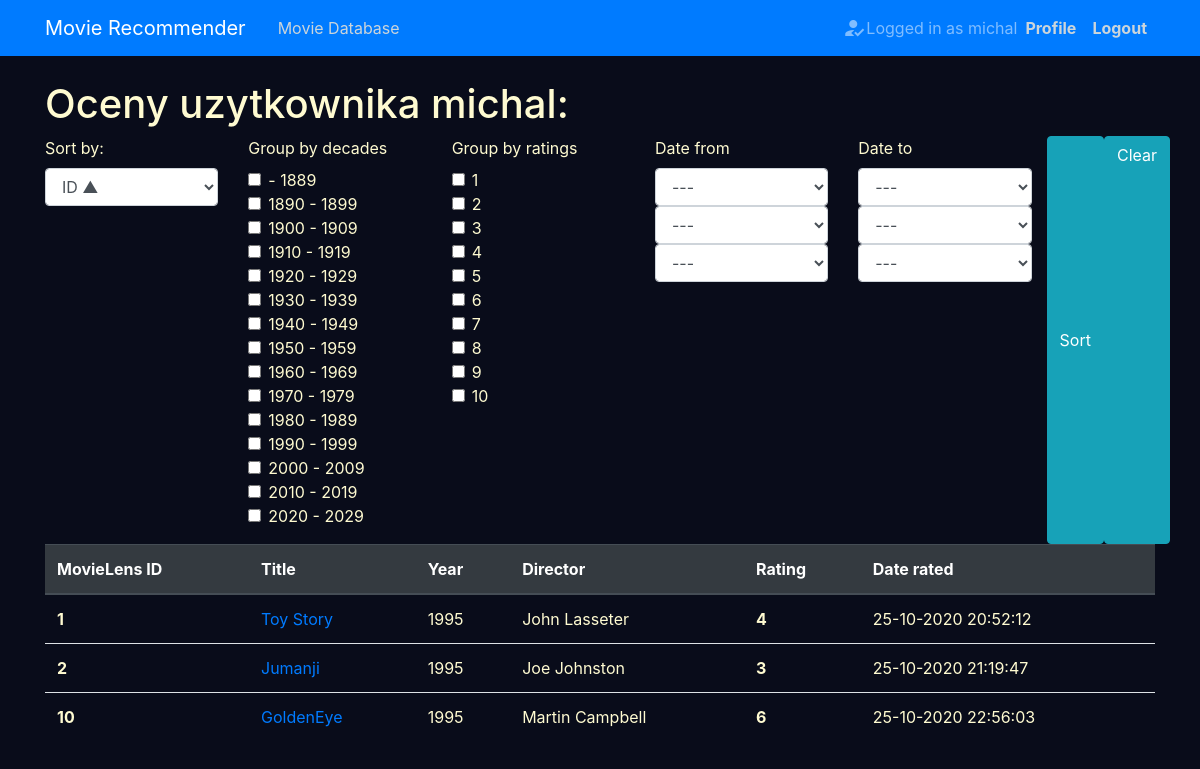
The page /profile/ (signed in) on the database as committed earlier.
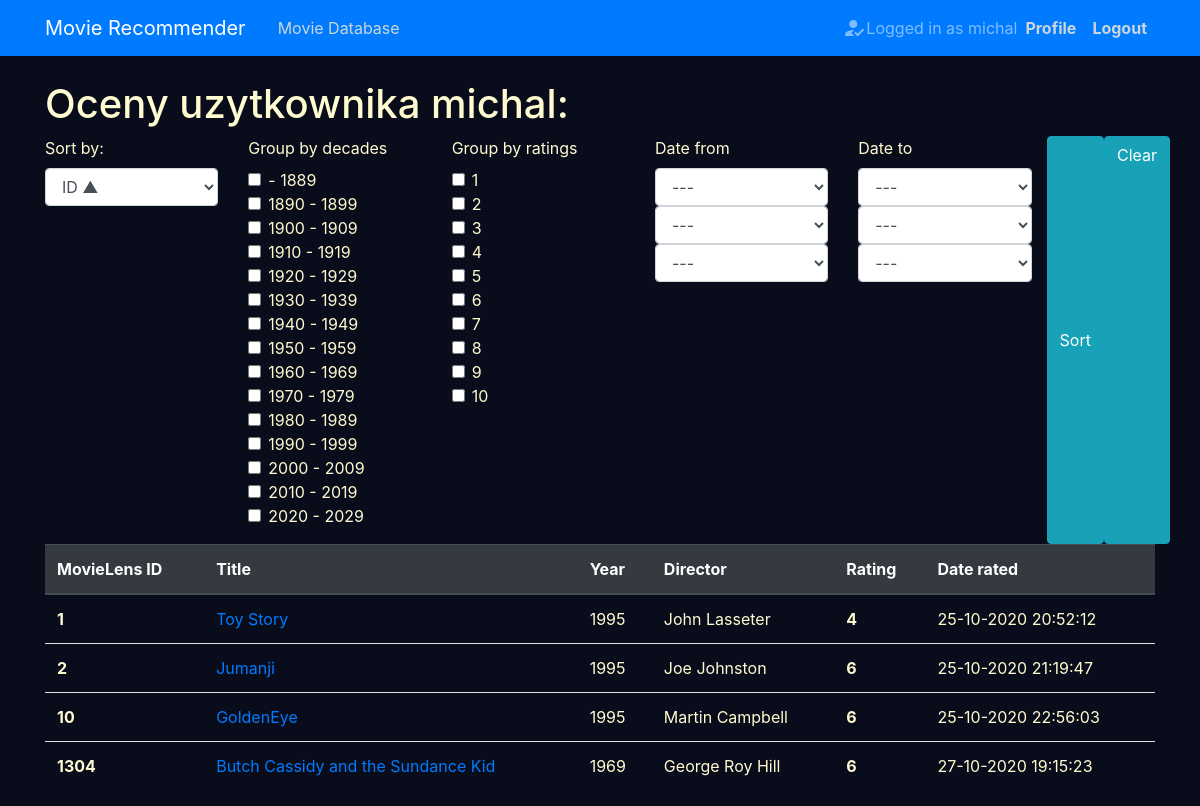
The same page on the database as committed later.
### recommender/models.py (models this page shows, shortened)
class Rating(models.Model):
    movie = models.ForeignKey(Movie, on_delete=models.CASCADE)
    who_rated = models.ForeignKey(User, on_delete=models.CASCADE)
    value = models.PositiveSmallIntegerField(validators=[MinValueValidator(1), MaxValueValidator(10)])
    date_rated = models.DateTimeField(default=timezone.now)
    class Meta:
        constraints = [models.UniqueConstraint(fields=['movie', 'who_rated'], name='No multiple ratings')]
    def __str__(self):
        return f'user_{self.who_rated.pk}_movie_{self.movie}_value_{self.value}'

class Movie(models.Model):
    movielens_id = models.IntegerField()
    imdb_id = models.IntegerField()
    tmdb_id = models.IntegerField()
    title = models.CharField(max_length=200)
    year_released = models.IntegerField()
    director = models.CharField(max_length=100)
    genres = models.ManyToManyField(Genre)
    actors = models.ManyToManyField(Actor)
    def __str__(self):
        return f'MovieLens_id_{self.movielens_id}_Movie_id_{self.id}_{self.title}'

### recommender/views.py (the view, shortened to what this page needs)
# urls.py: path('profile/', RatingListView.as_view(), name='profile'),
class RatingListView(LoginRequiredMixin, ListView):
    model = Movie
    template_name = 'recommender/profile.html'
    context_object_name = 'ratings'
    paginate_by = 7
    def get_queryset(self):
        print(f'\n{self.request}\n')
        queryset = self.request.user.rating_set.all()
        self.form = MovieRatingSortGroupForm(self.request.GET)
        if self.form.is_valid():
            decades_grouping = self.form.cleaned_data['group_by_decades']
            ratings_grouping = self.form.cleaned_data['group_by_ratings']
            if decades_grouping:
                queryset = self.group_by_decade(queryset, decades_grouping)
            if ratings_grouping:
                queryset = self.group_by_rating(queryset, ratings_grouping)
            date_from_grouping = self.form.cleaned_data['date_from']
            date_to_grouping = self.form.cleaned_data['date_to']
            if date_from_grouping:
                if date_to_grouping:
                    queryset = queryset.filter(date_rated__range=[date_from_grouping, date_to_grouping+timedelta(days=1)])
                else:
                    queryset = queryset.filter(date_rated__gte=date_from_grouping)
            elif date_to_grouping:
                queryset = queryset.filter(date_rated__lte=date_to_grouping+timedelta(days=1))
            self.extra_context = self.form.cleaned_data
        ordering = self.form.cleaned_data['sort_by']
        if ordering:
            if 'value' in ordering or 'date_rated' in ordering:
                return queryset.order_by(ordering)
            else:
                if ordering.startswith('-'):
                    return queryset.order_by(f'-movie__{ordering[1:]}')
                else:
                    return queryset.order_by(f'movie__{ordering}')
        else:
            return queryset
    def get_context_data(self, *, object_list=None, **kwargs):
        context = super().get_context_data(**kwargs)
        context['form_sorting_grouping'] = self.form
        print(context)
        return context

### recommender/forms.py (shortened to what this page needs)
class MovieRatingSortGroupForm(forms.Form):
    def __init__(self, *args, **kwargs):
        super().__init__(*args, **kwargs)
        self.fields['sort_by'].label = 'Sort by:'
    SORTING_OPTIONS = SORTING_OPTIONS[:2] + SORTING_OPTIONS[6:] + (
    ('value', 'Rating \u25B2'),
    ('-value', 'Rating \u25BC'),
    ('date_rated', 'Date rated \u25B2'),
    ('-date_rated', 'Date rated \u25BC'))
    possible_ratings = [i for i in range(1, 11)]
    RATING_CHOICES = (tuple(zip(possible_ratings, possible_ratings)))
    sort_by = forms.ChoiceField(choices=SORTING_OPTIONS, required=False)
    group_by_ratings = forms.MultipleChoiceField(choices=RATING_CHOICES, widget=forms.CheckboxSelectMultiple, required=False)
    group_by_decades = forms.MultipleChoiceField(choices=DECADE_CHOICES, widget=forms.CheckboxSelectMultiple, required=False)
    date_from = forms.DateField(widget=forms.SelectDateWidget, required=False)
    date_to = forms.DateField(widget=forms.SelectDateWidget, required=False)
    def clean(self):
        cleaned_data = super().clean()
        date_from = cleaned_data.get('date_from')
        date_to = cleaned_data.get('date_to')

### recommender/templates/recommender/profile.html (shortened to what this page needs)
{% extends 'recommender/base.html' %}
{% load crispy_forms_tags %}
{% block content %}
    <h1>Oceny uzytkownika {{user.username}}:</h1>
    <div class="row">
        <div class="col">
            <form method="get">
            {{form_sorting_grouping.sort_by|as_crispy_field}}
        </div>
        <div class="col">
            {{form_sorting_grouping.group_by_decades|as_crispy_field }}
        </div>
        <div class="col">
            {{form_sorting_grouping.group_by_ratings|as_crispy_field }}
        </div>
        <div class="col">
            {{form_sorting_grouping.date_from|as_crispy_field }}
        </div>
        <div class="col">
            {{form_sorting_grouping.date_to|as_crispy_field }}
        </div>
              <button class="btn btn-info" type="submit">Sort</button>
                <a class="btn btn-info" href="{%url 'profile'%}">Clear</a>
        </div>
    <table class="table table-hover">
      <thead class="thead-dark">
        <tr>
          <th scope="col">MovieLens ID</th>
          <th scope="col">Title</th>
          <th scope="col">Year</th>
          <th scope="col">Director</th>
          <th scope="col">Rating</th>
          <th scope="col">Date rated</th>
        </tr>
      </thead>
      <tbody>
        {% for rating in ratings %}
        <tr class="table-row">
            <th scope="row">{{rating.movie.movielens_id}}</th>
            <td><a href="{% url 'movie_detail' rating.movie.id %}">{{rating.movie.title}}</a></td>
            <td>{{rating.movie.year_released}}</td>
            <td>{{rating.movie.director}}</td>
            <td class="font-weight-bold">{{rating.value}}</td>
            <td> {{rating.date_rated | date:"d-m-Y H:i:s" }}</td>
        </tr>
        {% endfor %}
      </tbody>
    </table>
{% endblock content %}

Rows that differ between the two databases and show on the page:
changed Rating "Jumanji": value "3" → "6"
added Rating: movie.movielens_id "1304", movie "Butch Cassidy and the Sundance Kid", movie.year_released "1969", movie.director "George Roy Hill", value "6", date_rated "27-10-2020 19:15:23"
